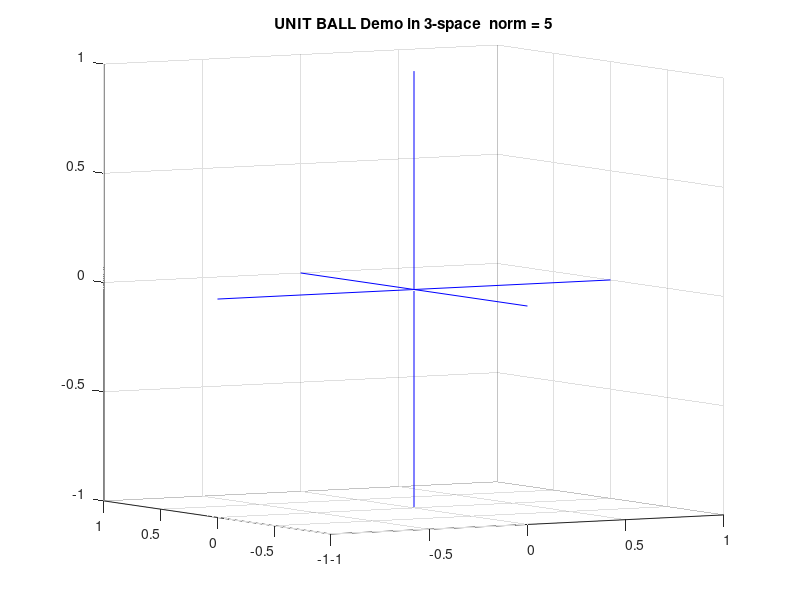

The MATLAB script that drew this image: (Note: this script raises an error after producing the figure.)
function uball3                                     % last updated 2/10/96
%UBALL3 Unit balls in 3-space for vector norms.
%  
%       A demonstration of the shape of the set of all vectors in 3-space
%       whose norm is less than or equal to 1. Input consists of the number
%       of trials and the norm to be used. For instance the 1, 2, 3, ...
%       norms. To use the infinity norm enter inf as the input for the norm. 
%       EXPERIMENT!
%
%       Use in the form  ==> uball3  <==
%
%
%  By: David R. Hill, Mathematics Dept, Temple University
%      Philadelphia, Pa. 19122
top='                    UNIT BALL DEMO in 3-SPACE';
intro=...
['A demonstration of the shape of the set of all vectors in 3-space   ';
 'whose norm is less than or equal to 1. Input consists of the number ';
 'of trials and the norm to be used. For instance the 1, 2, 3, ...    ';
 'norms. To use the infinity norm enter inf as the input for the norm.'; 
 'EXPERIMENT!                                                         '];
s0='  ';
s1='  Press ENTER to continue.  ';
s2='Norm must be selected positive! Try again.';
m=-1;
while m<=0
   clc,disp(s0),disp(top),disp(s0),disp(intro),disp(s0)
   m=input('Norm = ');disp(s0)
   if m<=0,disp(s2),disp(s1),pause,end  %forcing norm to be positive
end
n=input('Number of trials = ');disp(s0),n=abs(n);
k=1;
if m==inf
   st=['UNIT BALL Demo in 3-space  norm = infinity'];
else
   st=['UNIT BALL Demo in 3-space  norm = ' num2str(m)];
end
figure,set(gcf,'units','normal','position',[0 0 1 1])
lim=[1 -1];z=[0 0];
plot3(lim,z,z,'b',z,lim,z,'b',z,z,lim,'b')
view(-30,5),axis(axis),hold on,grid,title(st),M=zeros(3,2);
for ii=1:n
    v=rand(3,1);t=fix(10*rand);s=fix(10*rand);r=fix(10*rand);
    v=v.*[(-1)^t (-1)^r (-1)^s]';v=v/norm(v,m);M(:,2)=v;
    plot3(M(1,:),M(2,:),M(3,:),'y','erasemode','none'),drawnow
end
plot3(lim,z,z,'b','erasemode','none'),plot3(z,lim,z,'b','erasemode','none')
plot3(z,z,lim,'b','erasemode','none'),plot3(0,0,0,'r+','erasemode','none')
plot3([-1 -1],[-1 -1],[1 -1],'--r','erasemode','none')
plot3([-1 -1],[1 -1],[1 1],'--r','erasemode','none')
plot3([-1 1],[-1 -1],[1 1],'--r','erasemode','none')
pause(2)
text(.6,.05,'Press ENTER to Continue.','erasemode','none',...
'units','normalized')
pause
hold off
close(gcf)
clc,disp('UBALL3 is over!')
